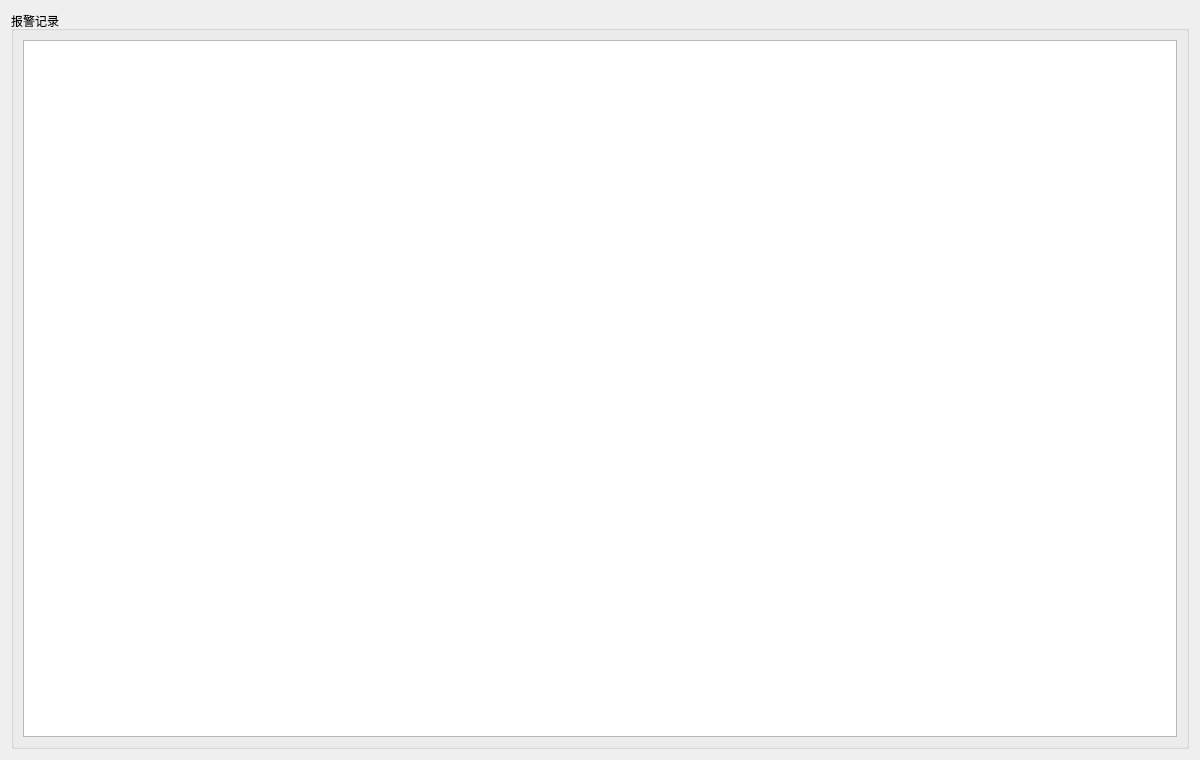
<?xml version="1.0" encoding="UTF-8"?>
<ui version="4.0">
 <class>AlarmPage</class>
 <widget class="QWidget" name="alarmPage">
  <property name="geometry">
   <rect>
    <x>0</x>
    <y>0</y>
    <width>1200</width>
    <height>760</height>
   </rect>
  </property>
  <property name="windowTitle">
   <string>报警中心</string>
  </property>
  <layout class="QVBoxLayout" name="verticalLayout">
   <item>
    <widget class="QGroupBox" name="alarmGroup">
     <property name="title">
      <string>报警记录</string>
     </property>
     <layout class="QVBoxLayout" name="alarmLayout">
      <item>
       <widget class="CustomTableWidget" name="alarmTable"/>
      </item>
     </layout>
    </widget>
   </item>
  </layout>
 </widget>
 <customwidgets>
  <customwidget>
   <class>CustomTableWidget</class>
   <extends>QTableWidget</extends>
   <header location="global">CustomFolder/customtablewidget.h</header>
  </customwidget>
 </customwidgets>
 <resources/>
 <connections/>
</ui>
